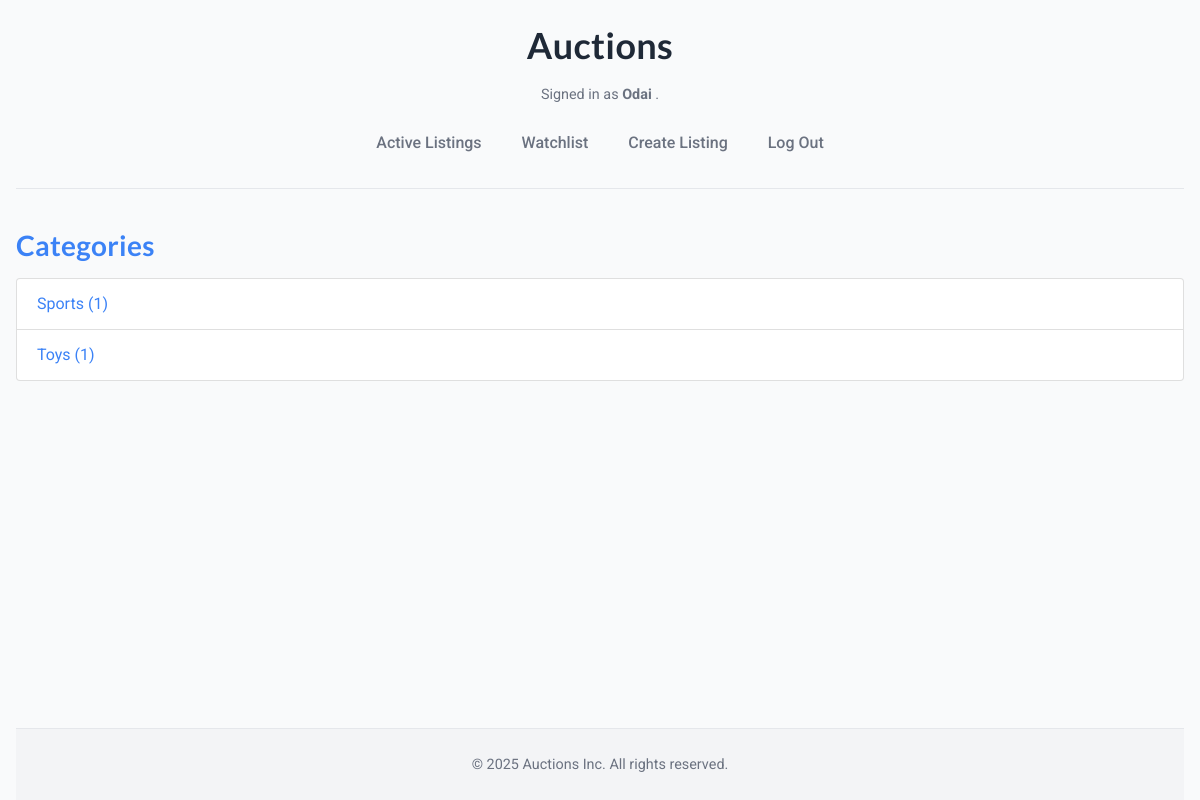
Page /categories/ (signed in) on the committed database.
### auctions/models.py (models this page shows, shortened)
class User(AbstractUser):
    watchlist = models.ManyToManyField('Listing', blank=True, related_name="watched_by")

class Listing(models.Model):
    CATEGORY_CHOICES = [
        ("electronics", "Electronics"),
        ("fashion", "Fashion & Accessories"),
        ("home", "Home & Kitchen"),
        ("sports", "Sports & Outdoors"),
        ("beauty", "Beauty & Personal Care"),
        ("books", "Books & Magazines"),
        ("toys", "Toys & Games"),
        ("phones", "Smartphones"),
        ("computers", "Computers & Laptops"),
        ("gaming", "Gaming & Consoles"),
        ("cars", "Cars"),
        ("rent", "Apartments for Rent"),
        ("freelance", "Freelancing Services"),
        ("collectibles", "Collectibles"),
        ("misc", "Miscellaneous"),
    ]
    title = models.CharField(max_length=64)
    description = models.TextField(blank=True)
    starting_price = models.DecimalField(max_digits=10, decimal_places=2)
    current_highest_bid = models.DecimalField(max_digits=10, decimal_places=2, blank=True, null=True)
    owner = models.ForeignKey(User, on_delete=models.CASCADE, related_name="listings")
    category = models.CharField(max_length=64, choices=CATEGORY_CHOICES, blank=True)
    image_url = models.URLField(blank=True)
    is_active = models.BooleanField(default=True)
    time_posted = models.DateTimeField(auto_now_add=True)

### auctions/views.py (the view)
# urls.py: path("categories/", views.categories, name="categories"),
@login_required
def categories(request):
    categories = Listing.objects.filter(is_active=True).values('category').annotate(count=Count('id'))
    print(categories)
    return render(request, "auctions/categories.html", {
        "categories": categories
    })

### auctions/templates/auctions/categories.html
{% extends "auctions/layout.html" %}
{% block body %}
<h2>Categories</h2>
<ul class="list-group">
    {% for cat in categories %}
        <li class="list-group-item">
            <a href="{% url 'category_listings' cat.category %}">
                {{ cat.category|title }} ({{cat.count}})
            </a>
        </li>
    {% endfor %}
</ul>
{% endblock %}

### auctions/templates/auctions/layout.html (shortened to what this page needs)
{% load static %}
<!DOCTYPE html>
<html lang="en">
    <head>
        <link rel="stylesheet" href="https://stackpath.bootstrapcdn.com/bootstrap/4.4.1/css/bootstrap.min.css">
        <link href="{% static 'auctions/styles.css' %}" rel="stylesheet">
    </head>
    <body>
        <div class="page-container">
            <header class="site-header">
                <h1><a href="{% url 'index' %}" class="site-title">Auctions</a></h1>
                <div class="user-info">
                    {% if user.is_authenticated %}
                        Signed in as <strong>{{ user.username }}</strong>.
                    {% else %}
                        Not signed in.
                    {% endif %}
                </div>
                <nav class="main-nav">
                    <ul class="nav">
                        <li class="nav-item">
                            <a class="nav-link" href="{% url 'index' %}">Active Listings</a>
                        </li>
                        {% if user.is_authenticated %}
                            <li class="nav-item">
                                <a class="nav-link" href="{% url 'watchlist' %}">Watchlist</a>
                            </li>
                            <li class="nav-item">
                                <a class="nav-link" href="{% url 'new' %}">Create Listing</a>
                            </li>
                            <li class="nav-item">
                                <a class="nav-link" href="{% url 'logout' %}">Log Out</a>
                            </li>
                        {% endif %}
                    </ul>
                </nav>
            </header>
            <main class="main-content">
                {% block body %}
                {% endblock %}
            </main>
            <footer class="site-footer">
                <p>© {% now "Y" %} Auctions Inc. All rights reserved.</p>
            </footer>
        </div>
    </body>
</html>

### auctions/static/auctions/styles.css (style rules this page uses)
:root { --color-primary: #3B82F6; --color-primary-hover: #2563EB; --color-primary-light: #EFF6FF; --color-accent: #F59E0B; --color-accent-hover: #D97706; --color-bg: #F9FAFB; --color-surface: #FFFFFF; --color-surface-alt: #F3F4F6; --color-border: #E5E7EB; --color-text: #1F2937; --color-text-muted: #6B7280; --color-text-soft: #9CA3AF; --font-primary: 'Roboto', 'Segoe UI', Arial, sans-serif; --font-secondary: 'Lato', 'Segoe UI', Arial, sans-serif; --border-radius: 0.5rem; --shadow-sm: 0 1px 2px rgba(0,0,0,0.05); --shadow-md: 0 4px 6px -1px rgba(0,0,0,0.1), 0 2px 4px -1px rgba(0,0,0,0.06); }
body { font-family: var(--font-primary); font-size: 1rem; color: var(--color-text); background-color: var(--color-bg); margin: 0; line-height: 1.6; }
.page-container { display: flex; flex-direction: column; min-height: 100vh; padding: 0 1rem; }
.main-content { flex-grow: 1; padding-top: 1.5rem; padding-bottom: 2rem; }
h1, h2, h3 { font-family: var(--font-secondary); font-weight: 700; color: var(--color-primary); margin-bottom: 1rem; letter-spacing: 0.01em; }
h1 { font-size: 2.25rem; }
h2 { font-size: 1.75rem; }
a { color: var(--color-primary); text-decoration: none; transition: color 0.2s ease; }
.site-header { padding: 1.5rem 0; text-align: center; border-bottom: 1px solid var(--color-border); margin-bottom: 1rem; }
.site-header h1 .site-title { color: var(--color-text); text-decoration: none; }
.user-info { font-size: 0.9rem; color: var(--color-text-muted); margin-bottom: 1rem; }
.main-nav .nav { justify-content: center; flex-wrap: wrap; }
.main-nav .nav-item { margin: 0 0.25rem; }
.main-nav .nav-link { color: var(--color-text-muted); padding: 0.5rem 1rem; border-radius: var(--border-radius); font-weight: 500; transition: background-color 0.2s ease, color 0.2s ease; }
.site-footer { text-align: center; padding: 1.5rem 0; margin-top: auto; background-color: var(--color-surface-alt); border-top: 1px solid var(--color-border); color: var(--color-text-muted); font-size: 0.9rem; }
.site-footer p { margin: 0; }

### rows in the picture
User: username "Odai"
Listing: category "Sports", count "1"
Listing: category "Toys", count "1"
